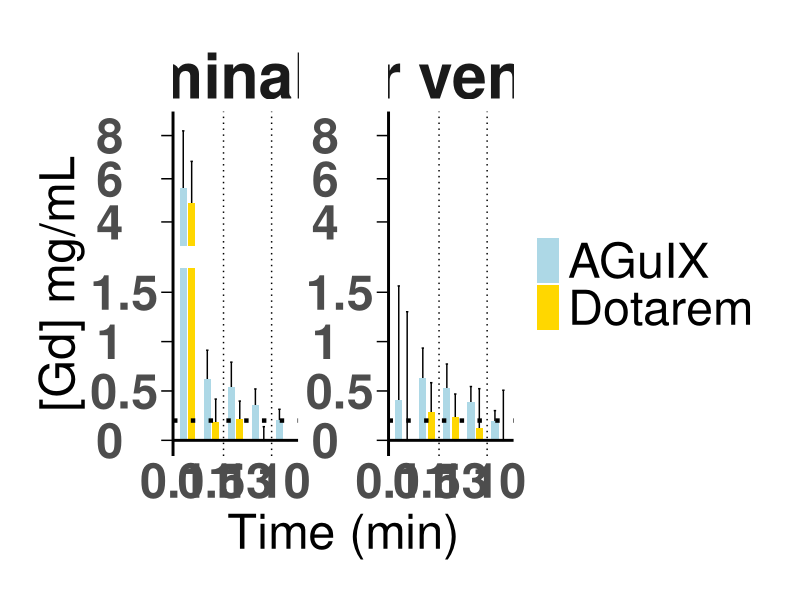
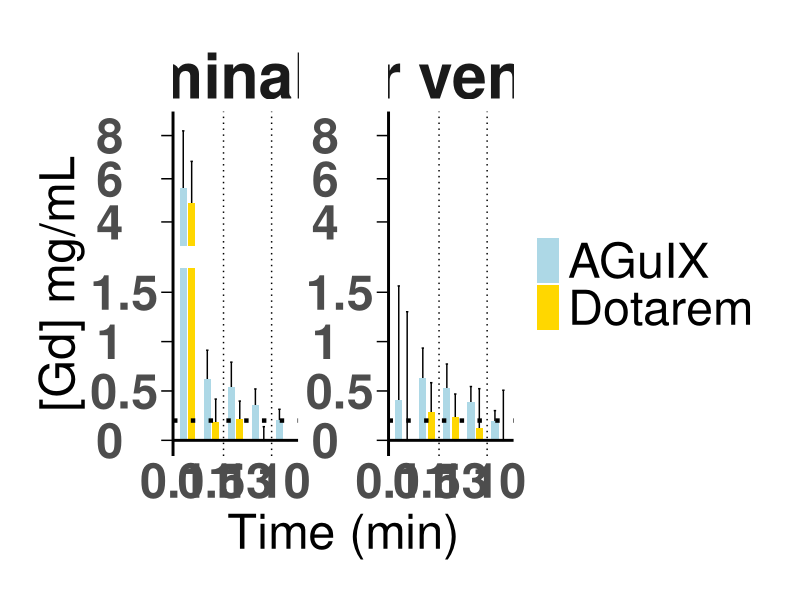

Recreate these plots in R, in order.
library(ggplot2)
library(dplyr)
library(tidyr)

# Define the custom transformation function for the new scale with larger break spacing
trans <- function(x) {
  low_break <- 1.75
  high_break <- 4
  lower_scale <- 8  # Further increase the visual space for the lower range
  compression_factor <- 0.05  # Compress values between 1.75 and 4 more tightly
  break_space <- 2  # Additional space for the break
  continuation_point <- lower_scale + break_space + (high_break - low_break) * compression_factor  # Adjust for the continuation
  
  ifelse(x <= low_break,
         (x / low_break) * lower_scale,  # Scale normally up to low_break, expanding its visual space
         ifelse(x <= high_break,
                lower_scale + break_space + (x - low_break) * compression_factor,  # Compress between low_break and high_break
                continuation_point + (x - high_break)))  # Continue normally above high_break
}

# Define your time points
time_points <- c(0.11, 0.5, 1, 3,10)

# Integrate error values directly into the Aorta data frame
Aorta_data <- data.frame(
  Time = factor(time_points, levels = time_points),
  AGuIX_Signal = c(5.548945201, 0.619190801, 0.536298914, 0.353784247, 0.203349585),
  AGuIX_Error = c(2.668772468, 0.293979527, 0.255942515, 0.166786245, 0.110971092),
  Dotarem_Signal = c(4.889087292, 0.189889576, 0.217189187, -3.90965E-05, -0.152113051),
  Dotarem_Error = c(1.9160746, 0.227797662, 0.180582761, 0.138080988, 0.127020902)
)

# Integrate error values directly into the IVC data frame
IVC_data <- data.frame(
  Time = factor(time_points, levels = time_points),
  AGuIX_Signal = c(0.404020372, 0.633491497, 0.529428123, 0.392791825, 0.193267958),
  AGuIX_Error = c(1.160021844, 0.301178064, 0.243577047, 0.15216335, 0.107964554),
  Dotarem_Signal = c(-0.072873211, 0.282741205, 0.233440081, 0.127247248, -0.01423952),
  Dotarem_Error = c(1.375487634, 0.300920081, 0.235936007, 0.396024231, 0.52192442)
)

# Reshape the Aorta data into a long format for plotting
long_data_aorta <- Aorta_data %>%
  pivot_longer(cols = starts_with("AGuIX_"), names_to = c("Agent", ".value"), names_pattern = "(.*)_(.*)") %>%
  bind_rows(
    Aorta_data %>%
      pivot_longer(cols = starts_with("Dotarem_"), names_to = c("Agent", ".value"), names_pattern = "(.*)_(.*)")
  ) %>%
  mutate(
    min = Signal - Error,
    max = Signal + Error,
    sd = Error,
    AAP = Time,
    Location = "Abdominal aorta"
  )

# Reshape the IVC data into a long format for plotting
long_data_ivc <- IVC_data %>%
  pivot_longer(cols = starts_with("AGuIX_"), names_to = c("Agent", ".value"), names_pattern = "(.*)_(.*)") %>%
  bind_rows(
    IVC_data %>%
      pivot_longer(cols = starts_with("Dotarem_"), names_to = c("Agent", ".value"), names_pattern = "(.*)_(.*)")
  ) %>%
  mutate(
    min = Signal - Error,
    max = Signal + Error,
    sd = Error,
    AAP = Time,
    Location = "Inferior vena cava"
  )

# Combine both datasets
combined_data <- bind_rows(long_data_aorta, long_data_ivc)

# Apply the transformation to your combined data
combined_data <- combined_data %>%
  mutate(
    mean_t = trans(Signal),
    sd_up_t = trans(Signal + Error),
    sd_low_t = trans(min)
  )

# Define the breakpoints and transformation limits for visualization
low_break <- 1.75
high_break <- 4
lower_scale <- 8
compression_factor <- 0.05
break_space <- 1
continuation_point <- lower_scale + break_space + (high_break - low_break) * compression_factor

# Define the y-ticks for better visibility
yticks <- c(0, 0.5, 1, 1.5, 4, 6, 8)
transformed_yticks <- trans(yticks)

# Create the combined plot with the adjusted transformation
gg <- ggplot(data = combined_data, aes(x = AAP, y = mean_t, group = Agent, fill = Agent)) +
  geom_errorbar(aes(ymin = pmax(sd_low_t, 0), ymax = sd_up_t), position = position_dodge(width = 0.7), width = 0.2) +
  geom_col(position = position_dodge(width = 0.7), width = 0.6) +
  geom_rect(aes(xmin = -Inf, xmax = Inf, ymin = trans(low_break), ymax = trans(low_break) + break_space), fill = "white") +
  scale_fill_manual(values = c("AGuIX" = "lightblue", "Dotarem" = "gold")) +
  scale_y_continuous(limits = c(0, 14.5), breaks = transformed_yticks, labels = yticks) +
  labs(y = "[Gd] mg/mL", x = "Time (min)") +
  theme_minimal() +
  facet_wrap(~Location, scales = "free_y") +
  theme(
    text = element_text(family = "Helvetica"),
    plot.title = element_text(size = 45, face = "bold", hjust = 0.5),
    axis.title = element_text(size = 35),
    axis.title.y = element_text(size = 35, vjust = 1.0),
    axis.text = element_text(size = 35, face = "bold"),
    axis.text.x = element_text(vjust = 1),
    axis.text.y = element_text(hjust = 0.15),
    legend.title = element_blank(),
    legend.text = element_text(size = 35),
    panel.grid.major = element_blank(),
    panel.grid.minor = element_blank(),
    strip.text = element_text(size = 45, face = "bold"),
    axis.line.y = element_line(color = "black", size = 1),
    axis.ticks.y = element_line(color = "black"),
    axis.ticks.length.y = unit(0.3, "cm"),
    plot.margin = unit(c(1, 1, 1, 1), "cm"),
    strip.background = element_blank(),
    strip.placement = "outside"
  ) +
  geom_hline(yintercept = 0, linetype = "solid", color = "black", size = 1) +
  geom_hline(yintercept = trans(0.2), linetype = "dotted", color = "black", size = 1.5)+
  geom_vline(xintercept = c(2.5, 4.5), linetype = "dotted", color = "black") +
  geom_text(data = filter(combined_data, Location == "Inferior vena cava"), aes(x = Inf, y = Inf, label = "Global p < 0.001***"), vjust = 1.45, hjust = 2.1, color = "red", size = 12) 

print(gg)

ggsave("output_plot.png", plot = gg, width = 9000, height = 2500, units = "px")